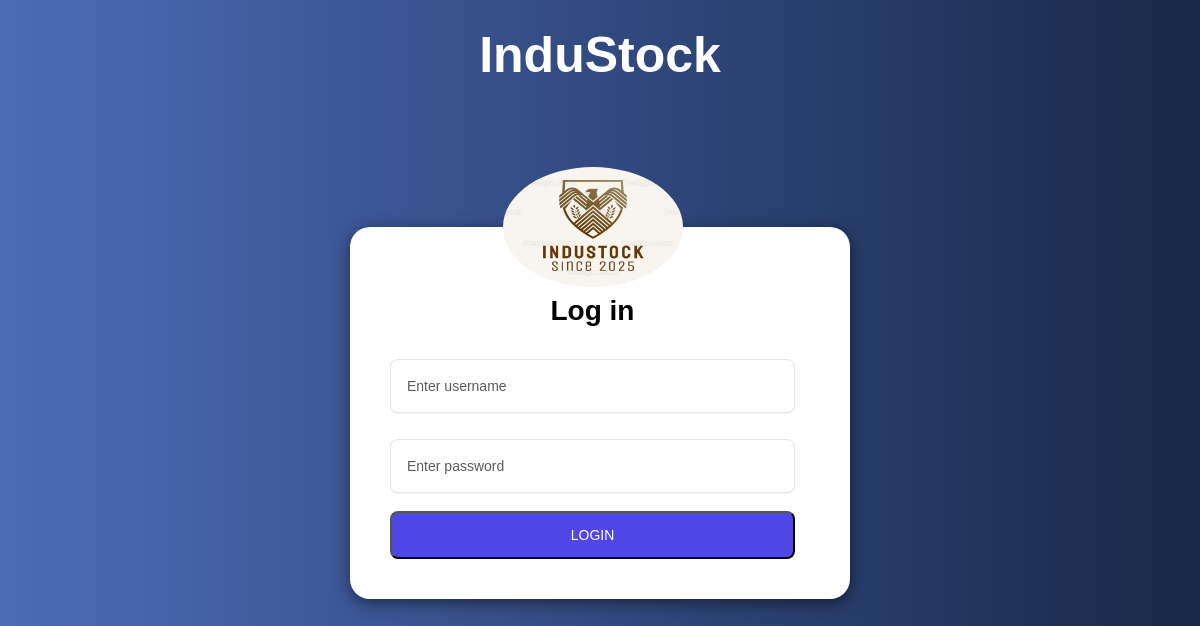
Screenshot of /Login.php with the database file from the repository.
### tables this page shows
CREATE TABLE `companyprofile` (
  `id` int(11) NOT NULL,
  `name` varchar(250) NOT NULL,
  `profilepicture` varchar(1000) DEFAULT NULL
);

### Login.php (the view, shortened to what this page needs)
<?php
require_once "config.php";
$companyId = 1;
$query = "SELECT * FROM companyprofile WHERE id = ?";
$stmt = mysqli_prepare($conn, $query);
mysqli_stmt_bind_param($stmt, "i", $companyId);
mysqli_stmt_execute($stmt);
$result = mysqli_stmt_get_result($stmt);
$companyProfile = mysqli_fetch_assoc($result);
$companyProfileImagePath = $companyProfile['profilepicture'];
$companyName = $companyProfile['name'];
?>
<!DOCTYPE html>
<html lang="en">
<head>
	<link href="https://cdn.jsdelivr.net/npm/bootstrap@5.3.1/dist/css/bootstrap.min.css" rel="stylesheet">
	<link rel="stylesheet" type="text/css" href="testin3.css">
</head>
<body>
<div style="text-align: center;">
    <h1 style="color:white; font-size:50px; margin-top:25px; font-family:Arial;">
        <strong><?php echo $companyName; ?></strong>
    </h1>
</div>
<div class="col-md-12">
	<form class="loginform" action="login2.php" method="post" style="">
	<?php
    if (!empty($companyProfileImagePath)) {
        echo '<img src="' . $companyProfileImagePath . '" alt="Company Logo" class="logoimage" style="width:180px; display:block; margin:auto; height:120px; margin-top:-100px;">';
    } else {
        echo '<img src="path/to/placeholder/image.jpg" alt="No Image" style="">';
    }
    ?>
	<p class="loginform-title" >Log in</p>
		<div class="input-container">
		<input type="text" name="username" placeholder="Enter username" class="form-control" required>
		</div>
		<div class="input-container">
		<input type="password" name="password" placeholder="Enter password" class="form-control" required>
		</div>
		<button type="submit" class="submit">Login</button>
</form>
	</div>
</body>
</html>

### testin3.css (style rules this page uses)
* { margin: 0; padding: 0; box-sizing: border-box; }
:root { --primary-color:#071e3d; --nav-color: #071e3d; --dash-color: #fff; --logo-color: #fff; --text-color: #000; --text-color-light: #333; --white: #fff; --border-color: #ccc; --toggle-color: #fff; --title-icon-color: #fff; --time-03: all 0.3s linear; --time-02: all 0.2s linear; }
body { width: 100%; min-height: 100vh; background-color: var(--dash-color); font-family: 'Poppins', sans-serif; }
.loginform { display: block; padding: 1rem; width: 500px; display: flex; flex-direction: column; gap: 10px; background-color: #fff; padding: 20px; border-radius: 20px; padding:40px; padding-right:55px; margin: 0 auto; box-shadow: 0 4px 16px rgba(0, 0, 0, 0.5); position: absolute; top: 50%; left: 50%; transform: translate(-50%, -50%); }
.loginform-title { font-size: 1.75rem; line-height: 1.75rem; font-weight: 600; text-align: center; color: #000; }
.input-container { position: relative; }
.input-container input, .form button { outline: none; border: 1px solid #e5e7eb; margin: 8px 0; }
.input-container input { background-color: #fff; padding: 1rem; padding-right: 3rem; font-size: 0.875rem; line-height: 1.25rem; border-radius: 0.5rem; box-shadow: 0 1px 2px 0 rgba(0, 0, 0, 0.05); }
.submit { display: block; padding-top: 0.75rem; padding-bottom: 0.75rem; padding-left: 1.25rem; padding-right: 1.25rem; background-color: #4F46E5; color: #ffffff; font-size: 0.875rem; line-height: 1.25rem; font-weight: 500; width: 100%; border-radius: 0.5rem; text-transform: uppercase; }
.logoimage { border-radius:50%; }
input { box-shadow: 0 4px 16px rgba(0, 0, 0, 0.2); }

### Login.php (style rules this page uses)
body { background: linear-gradient(90deg, #4b6cb7 0%, #182848 100%); font-family:Arial; }

### rows the page displays
companyprofile: name "InduStock", profilepicture (picture)
